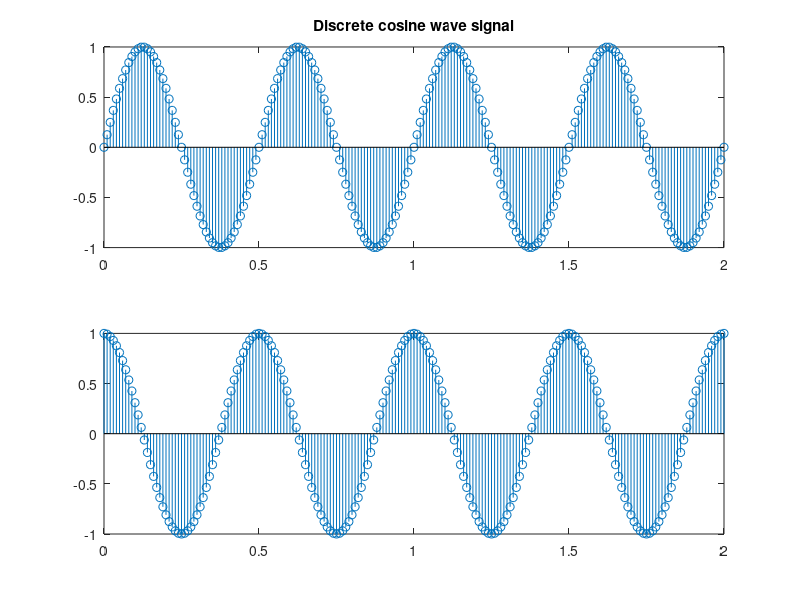

MATLAB code for this plot:
t=0:0.01:2
f=2;
a=1;
y=a*sin(2*pi*f*t);
title('discrete sine wave signal');
title('sine wave signal');
subplot(2,1,1);
stem(t,y);
x=a*cos(2*pi*f*t);
title('Discrete cosine wave signal');
subplot(2,1,2);
stem(t,x);